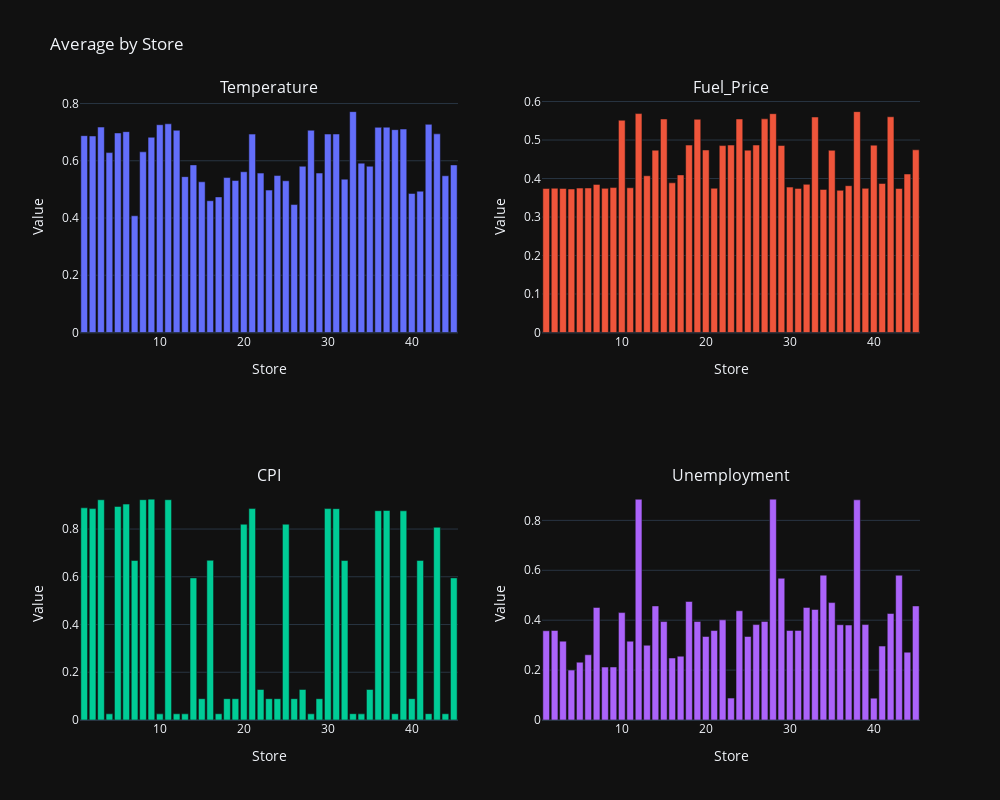

The notebook cell saved with this chart:
### Code cell
for i , col in enumerate(columns_to_plot):
    plotstore(col, row_num = i//2+1 , col_num = i%2+1)
fig1.show()

### Figure 1 — Plotly figure (JSON) as saved in the notebook; plotly's stock layout.template omitted (floating-point values rounded to 4 significant figures)
{"data": [{"name": "", "type": "bar", "x": [1, 2, 3, 4, 5, 6, 7, 8, 9, 10, 11, 12, 13, 14, 15, 16, 17, 18, 19, 20, 21, 22, 23, 24, 25, 26, 27, 28, 29, 30, 31, 32, 33, 34, 35, 36, 37, 38, 39, 40, 41, 42, 43, 44, 45], "xaxis": "x", "y": [0.6878, 0.6866, 0.7177, 0.6285, 0.6972, 0.7018, 0.4078, 0.6312, 0.6821, 0.726, 0.7292, 0.7066, 0.5445, 0.5856, 0.5265, 0.4604, 0.4737, 0.5414, 0.531, 0.5617, 0.6931, 0.5569, 0.4974, 0.5483, 0.5301, 0.447, 0.5809, 0.7067, 0.557, 0.6933, 0.6935, 0.5357, 0.7717, 0.5917, 0.5808, 0.7168, 0.7173, 0.7087, 0.7108, 0.4858, 0.4937, 0.7273, 0.6941, 0.5476, 0.5854], "yaxis": "y"}, {"name": "", "type": "bar", "x": [1, 2, 3, 4, 5, 6, 7, 8, 9, 10, 11, 12, 13, 14, 15, 16, 17, 18, 19, 20, 21, 22, 23, 24, 25, 26, 27, 28, 29, 30, 31, 32, 33, 34, 35, 36, 37, 38, 39, 40, 41, 42, 43, 44, 45], "xaxis": "x2", "y": [0.374, 0.3748, 0.3742, 0.3728, 0.3751, 0.3754, 0.3847, 0.3744, 0.3765, 0.5515, 0.3759, 0.5687, 0.4072, 0.4736, 0.5546, 0.3888, 0.4094, 0.4869, 0.5539, 0.4741, 0.3747, 0.4856, 0.4869, 0.5547, 0.4737, 0.4869, 0.555, 0.5685, 0.4858, 0.3777, 0.3744, 0.3849, 0.5599, 0.3717, 0.4734, 0.3694, 0.3814, 0.5738, 0.3745, 0.4867, 0.3872, 0.5604, 0.374, 0.4117, 0.4746], "yaxis": "y2"}, {"name": "", "type": "bar", "x": [1, 2, 3, 4, 5, 6, 7, 8, 9, 10, 11, 12, 13, 14, 15, 16, 17, 18, 19, 20, 21, 22, 23, 24, 25, 26, 27, 28, 29, 30, 31, 32, 33, 34, 35, 36, 37, 38, 39, 40, 41, 42, 43, 44, 45], "xaxis": "x3", "y": [0.8889, 0.8855, 0.9226, 0.02585, 0.8947, 0.9045, 0.6683, 0.923, 0.9253, 0.02572, 0.9229, 0.02594, 0.02581, 0.5953, 0.08928, 0.669, 0.02606, 0.08939, 0.08919, 0.8202, 0.8857, 0.128, 0.08931, 0.08927, 0.8202, 0.0894, 0.128, 0.02588, 0.08922, 0.8857, 0.8854, 0.6681, 0.02643, 0.02569, 0.1279, 0.8769, 0.8778, 0.02633, 0.8764, 0.08937, 0.6686, 0.02654, 0.8073, 0.02624, 0.5954], "yaxis": "y3"}, {"name": "", "type": "bar", "x": [1, 2, 3, 4, 5, 6, 7, 8, 9, 10, 11, 12, 13, 14, 15, 16, 17, 18, 19, 20, 21, 22, 23, 24, 25, 26, 27, 28, 29, 30, 31, 32, 33, 34, 35, 36, 37, 38, 39, 40, 41, 42, 43, 44, 45], "xaxis": "x4", "y": [0.3577, 0.3588, 0.316, 0.2, 0.2317, 0.2614, 0.451, 0.2121, 0.2125, 0.4304, 0.3158, 0.8848, 0.2995, 0.4572, 0.3946, 0.2484, 0.2557, 0.4749, 0.3946, 0.3347, 0.3586, 0.4015, 0.08774, 0.4378, 0.3347, 0.3824, 0.3951, 0.8852, 0.5681, 0.3589, 0.359, 0.4512, 0.4429, 0.5806, 0.4705, 0.3819, 0.3805, 0.8824, 0.3825, 0.08761, 0.2962, 0.4269, 0.5802, 0.2718, 0.4571], "yaxis": "y4"}], "layout": {"annotations": [{"font": {"size": 16}, "showarrow": false, "text": "Temperature", "x": 0.225, "xanchor": "center", "xref": "paper", "y": 1, "yanchor": "bottom", "yref": "paper"}, {"font": {"size": 16}, "showarrow": false, "text": "Fuel_Price", "x": 0.775, "xanchor": "center", "xref": "paper", "y": 1, "yanchor": "bottom", "yref": "paper"}, {"font": {"size": 16}, "showarrow": false, "text": "CPI", "x": 0.225, "xanchor": "center", "xref": "paper", "y": 0.375, "yanchor": "bottom", "yref": "paper"}, {"font": {"size": 16}, "showarrow": false, "text": "Unemployment", "x": 0.775, "xanchor": "center", "xref": "paper", "y": 0.375, "yanchor": "bottom", "yref": "paper"}], "height": 800, "showlegend": false, "title": {"text": "Average by Store"}, "width": 1000, "xaxis": {"anchor": "y", "domain": [0, 0.45], "title": {"text": "Store"}}, "xaxis2": {"anchor": "y2", "domain": [0.55, 1], "title": {"text": "Store"}}, "xaxis3": {"anchor": "y3", "domain": [0, 0.45], "title": {"text": "Store"}}, "xaxis4": {"anchor": "y4", "domain": [0.55, 1], "title": {"text": "Store"}}, "yaxis": {"anchor": "x", "domain": [0.625, 1], "title": {"text": "Value"}}, "yaxis2": {"anchor": "x2", "domain": [0.625, 1], "title": {"text": "Value"}}, "yaxis3": {"anchor": "x3", "domain": [0, 0.375], "title": {"text": "Value"}}, "yaxis4": {"anchor": "x4", "domain": [0, 0.375], "title": {"text": "Value"}}}}
